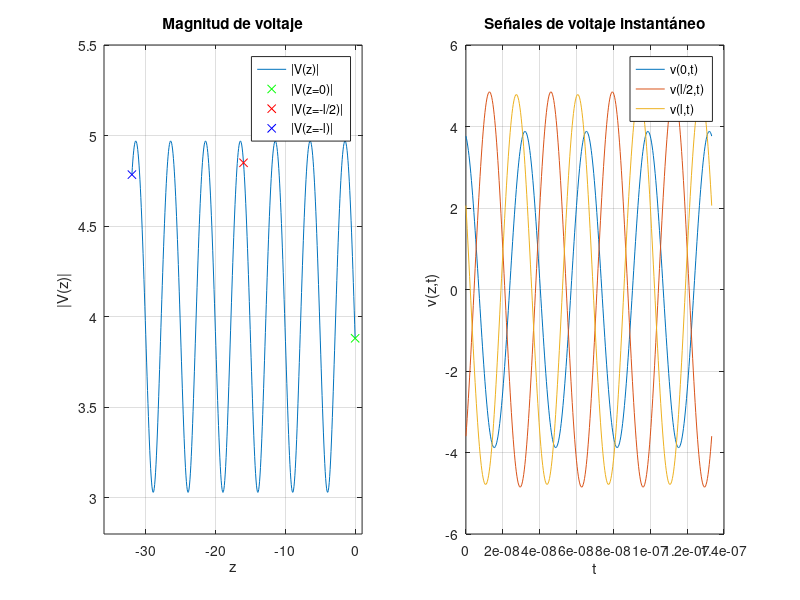

Recreate this plot in MATLAB.
clear;clc;clf
Zo=75;
Zl=60+30*1i;
longitud=32; %se trabajó con otra longitud de la linea ya que debido a que la 
             %longitud de onda es de 10m, el voltaje pico para las señales instantáneas
             %de voltaje en z=0 y z=-l iba a ser el mismo, por lo que las
             %gráficas se superpondrían.
E_r=1;
f=30e6;
A=4;
Alpha=0;
Betta=(2*pi)/(3e8/(sqrt(E_r)*f));
gamma=Alpha+1i*Betta;
Ro_l=(Zl-Zo)/(Zl+Zo);
B=Ro_l*A;
z=-longitud:longitud/500:0;

V_z=A.*exp(-gamma.*z)+B.*exp(gamma.*z);
t=0:1/(100*f):4/f;
posicion1=find(z==0);
V_zt1=real(V_z(posicion1).*exp((1i*2*pi*f).*t));
posicion2=find(z==(-longitud/2));
V_zt2=real(V_z(posicion2).*exp((1i*2*pi*f).*t));
posicion3=find(z==(-longitud));
V_zt3=real(V_z(posicion3).*exp((1i*2*pi*f).*t));

subplot(1,2,1)
plot(z,abs(V_z))
grid on
hold on
Vrequeridos=[V_z(find(z==0)) V_z(find(z==(-longitud/2))) V_z(find(z==(-longitud)))];
plot(z(find(z==0)),abs(Vrequeridos(1)),'gx')
hold on
plot(z(find(z==(-longitud/2))),abs(Vrequeridos(2)),'rx')
hold on
plot(z(find(z==-longitud)),abs(Vrequeridos(3)),'bx')
axis([-36 1 2.8 5.5])
legend('|V(z)|','|V(z=0)|','|V(z=-l/2)|','|V(z=-l)|')
title('Magnitud de voltaje')
xlabel('z')
ylabel('|V(z)|')

subplot(1,2,2)
plot(t,V_zt1)
title('Señales de voltaje instantáneo')
xlabel('t')
ylabel('v(z,t)')
grid on
hold on
plot(t,V_zt2)
hold on
plot(t,V_zt3)
legend('v(0,t)','v(l/2,t)','v(l,t)')

%En la grafica de magnitud de voltaje se muestran los valores de voltaje
%para cada uno de los puntos indicados. En las señales instantáneas de
%voltaje se evidencia que los valores indicados por la grafica de magnitud
%de volataje, son los valores maximos o valores pico que tendrá la señal
%instantanea en ese punto. 

